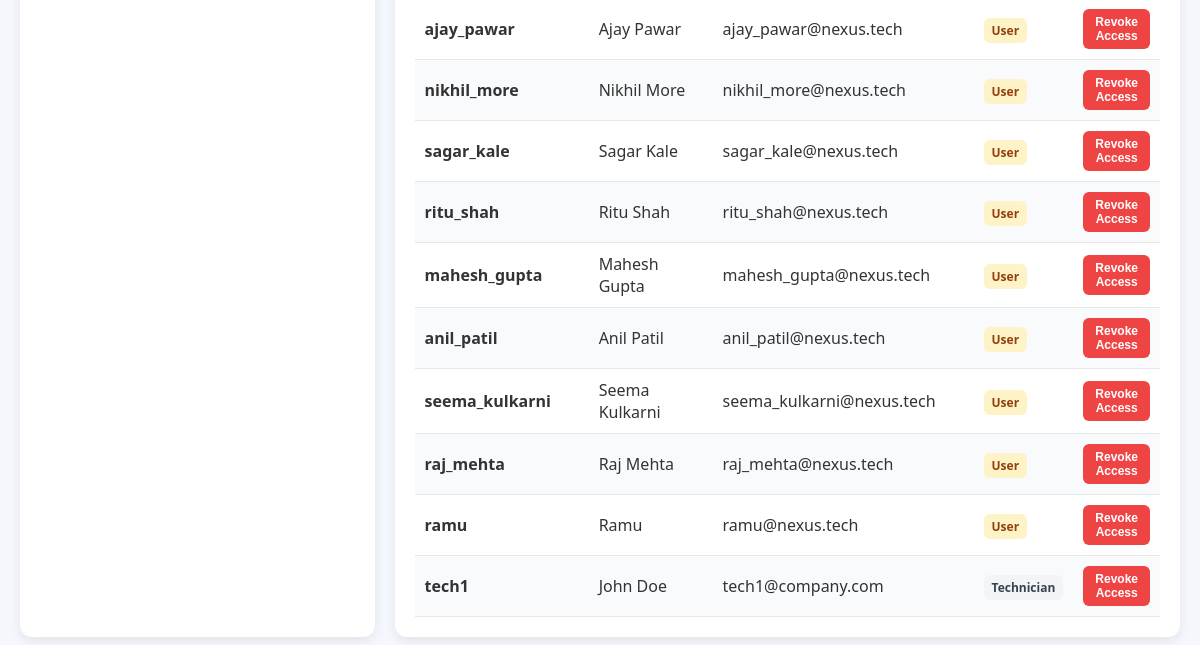
/manage_users (signed in, lower part), run on an earlier commit of the app's database.
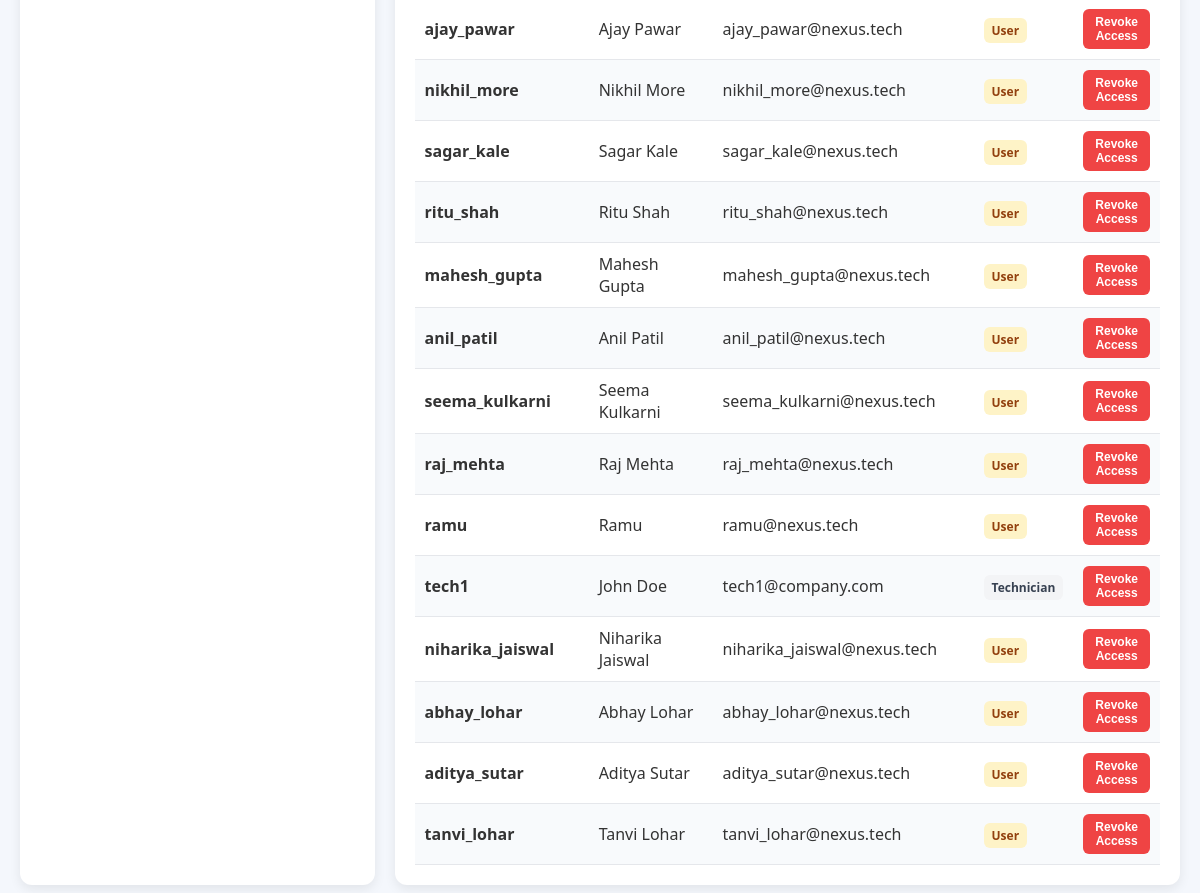
And on a later commit of the database.
### app.py (models this page shows, shortened)
class UserModel(db.Model, UserMixin):
    __tablename__ = 'users'
    username = db.Column(db.String(100), primary_key=True)
    password_hash = db.Column(db.String(255), nullable=False)
    role = db.Column(db.String(50), nullable=False)
    name = db.Column(db.String(100), nullable=False)
    email = db.Column(db.String(100), nullable=False)

### app.py (the view, shortened to what this page needs)
@app.route("/manage_users", methods=["GET", "POST"])
@login_required
@role_required(['Admin'])
def manage_users():
    all_users = UserModel.query.all()
    users_list = [{
        "username": u.username, "role": u.role, "name": u.name, "email": u.email
    } for u in all_users]
    alert_count = TicketModel.query.filter_by(status="Open").count()
    return render_template("manage_users.html", users=users_list, alert_count=alert_count)

### app.py (called while the page is built)
@login_manager.user_loader
def load_user(username):
    return UserModel.query.get(str(username))

def role_required(allowed_roles):
    def decorator(f):
        @wraps(f)
        def decorated_function(*args, **kwargs):
            if not current_user.is_authenticated or getattr(current_user, 'role', None) not in allowed_roles:
                abort(403)
            return f(*args, **kwargs)
        return decorated_function
    return decorator

### templates/manage_users.html (shortened to what this page needs)
<!DOCTYPE html>
<html>
<head>
</head>
<body>
    <div class="container">
        <div class="section">
        </div>
        <div class="section">
            <table>
                {% for user in users %}
                <tr>
                    <td><strong>{{ user['username'] }}</strong></td>
                    <td>{{ user['name'] }}</td>
                    <td>{{ user['email'] }}</td>
                    <td>
                        {% if user['role'] == 'Admin' %}
                        <span style="padding: 4px 8px; border-radius: 6px; font-size: 12px; font-weight: bold; background: #dbeafe; color: #1e40af;">
                            {{ user['role'] }}
                        </span>
                        {% elif user['role'] == 'Technician' %}
                        <span style="padding: 4px 8px; border-radius: 6px; font-size: 12px; font-weight: bold; background: #f3f4f6; color: #374151;">
                            {{ user['role'] }}
                        </span>
                        {% else %}
                        <span style="padding: 4px 8px; border-radius: 6px; font-size: 12px; font-weight: bold; background: #fef3c7; color: #92400e;">
                            {{ user['role'] }}
                        </span>
                        {% endif %}
                    </td>
                    <td>
                        {% if user['username']|string != current_user.username|string %}
                        <form method="POST" action="/delete_user/{{ user['username'] }}" onsubmit="return confirm('Revoke account permissions for this user?');" style="display:inline;">
                            <button type="submit" class="btn-delete">Revoke Access</button>
                        </form>
                        {% else %}
                        <span style="color: #9ca3af; font-size: 12px; font-style: italic;">Current Session Active</span>
                        {% endif %}
                    </td>
                </tr>
                {% endfor %}
            </table>
        </div>
    </div>
</body>
</html>

What changed in the data, as far as the page shows it:
added UserModel: username "niharika_jaiswal", name "Niharika Jaiswal", email "niharika_jaiswal@nexus.tech", role "User"
added UserModel: username "abhay_lohar", name "Abhay Lohar", email "abhay_lohar@nexus.tech", role "User"
added UserModel: username "aditya_sutar", name "Aditya Sutar", email "aditya_sutar@nexus.tech", role "User"
added UserModel: username "tanvi_lohar", name "Tanvi Lohar", email "tanvi_lohar@nexus.tech", role "User"
